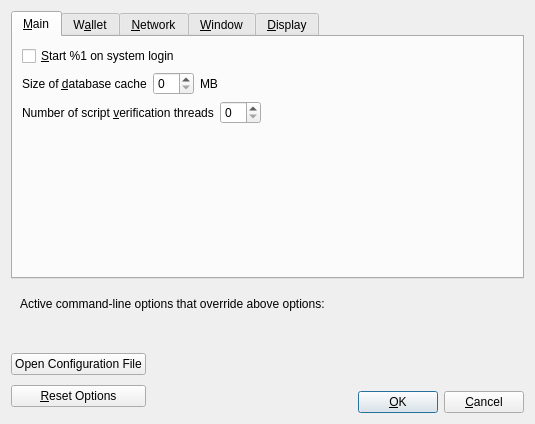
<?xml version="1.0" encoding="UTF-8"?>
<ui version="4.0">
 <class>OptionsDialog</class>
 <widget class="QDialog" name="OptionsDialog">
  <property name="geometry">
   <rect>
    <x>0</x>
    <y>0</y>
    <width>527</width>
    <height>424</height>
   </rect>
  </property>
  <property name="windowTitle">
   <string>Options</string>
  </property>
  <property name="modal">
   <bool>true</bool>
  </property>
  <layout class="QVBoxLayout" name="verticalLayout">
   <item>
    <widget class="QTabWidget" name="tabWidget">
     <property name="currentIndex">
      <number>5</number>
     </property>
     <widget class="QWidget" name="tabMain">
      <attribute name="title">
       <string>&amp;Main</string>
      </attribute>
      <layout class="QVBoxLayout" name="verticalLayout_Main">
       <item>
        <widget class="QCheckBox" name="bitcoinAtStartup">
         <property name="toolTip">
          <string>Automatically start %1 after logging in to the system.</string>
         </property>
         <property name="text">
          <string>&amp;Start %1 on system login</string>
         </property>
        </widget>
       </item>
       <item>
        <layout class="QHBoxLayout" name="horizontalLayout_2_Main">
         <item>
          <widget class="QLabel" name="databaseCacheLabel">
           <property name="text">
            <string>Size of &amp;database cache</string>
           </property>
           <property name="textFormat">
            <enum>Qt::PlainText</enum>
           </property>
           <property name="buddy">
            <cstring>databaseCache</cstring>
           </property>
          </widget>
         </item>
         <item>
          <widget class="QSpinBox" name="databaseCache"/>
         </item>
         <item>
          <widget class="QLabel" name="databaseCacheUnitLabel">
           <property name="text">
            <string>MB</string>
           </property>
           <property name="textFormat">
            <enum>Qt::PlainText</enum>
           </property>
          </widget>
         </item>
         <item>
          <spacer name="horizontalSpacer_2_Main">
           <property name="orientation">
            <enum>Qt::Horizontal</enum>
           </property>
           <property name="sizeHint" stdset="0">
            <size>
             <width>40</width>
             <height>20</height>
            </size>
           </property>
          </spacer>
         </item>
        </layout>
       </item>
       <item>
        <layout class="QHBoxLayout" name="horizontalLayout_3_Main">
         <item>
          <widget class="QLabel" name="threadsScriptVerifLabel">
           <property name="text">
            <string>Number of script &amp;verification threads</string>
           </property>
           <property name="textFormat">
            <enum>Qt::PlainText</enum>
           </property>
           <property name="buddy">
            <cstring>threadsScriptVerif</cstring>
           </property>
          </widget>
         </item>
         <item>
          <widget class="QSpinBox" name="threadsScriptVerif">
           <property name="toolTip">
            <string>(0 = auto, &lt;0 = leave that many cores free)</string>
           </property>
          </widget>
         </item>
         <item>
          <spacer name="horizontalSpacer_3_Main">
           <property name="orientation">
            <enum>Qt::Horizontal</enum>
           </property>
           <property name="sizeHint" stdset="0">
            <size>
             <width>40</width>
             <height>20</height>
            </size>
           </property>
          </spacer>
         </item>
        </layout>
       </item>
       <item>
        <spacer name="verticalSpacer_Main">
         <property name="orientation">
          <enum>Qt::Vertical</enum>
         </property>
         <property name="sizeHint" stdset="0">
          <size>
           <width>20</width>
           <height>40</height>
          </size>
         </property>
        </spacer>
       </item>
      </layout>
     </widget>
     <widget class="QWidget" name="tabWallet">
      <attribute name="title">
       <string>W&amp;allet</string>
      </attribute>
      <layout class="QVBoxLayout" name="verticalLayout_Wallet">
       <item>
        <widget class="QGroupBox" name="groupBox">
         <property name="title">
          <string>Expert</string>
         </property>
         <layout class="QVBoxLayout" name="verticalLayout_2">
          <item>
           <widget class="QCheckBox" name="coinControlFeatures">
            <property name="toolTip">
             <string>Whether to show coin control features or not.</string>
            </property>
            <property name="text">
             <string>Enable coin &amp;control features</string>
            </property>
           </widget>
          </item>
          <item>
           <widget class="QCheckBox" name="spendZeroConfChange">
            <property name="toolTip">
             <string>If you disable the spending of unconfirmed change, the change from a transaction cannot be used until that transaction has at least one confirmation. This also affects how your balance is computed.</string>
            </property>
            <property name="text">
             <string>&amp;Spend unconfirmed change</string>
            </property>
           </widget>
          </item>
         </layout>
        </widget>
       </item>
       <item>
        <spacer name="verticalSpacer_Wallet">
         <property name="orientation">
          <enum>Qt::Vertical</enum>
         </property>
         <property name="sizeHint" stdset="0">
          <size>
           <width>20</width>
           <height>40</height>
          </size>
         </property>
        </spacer>
       </item>
      </layout>
     </widget>
     <widget class="QWidget" name="tabNetwork">
      <attribute name="title">
       <string>&amp;Network</string>
      </attribute>
      <layout class="QVBoxLayout" name="verticalLayout_Network">
       <item>
        <widget class="QCheckBox" name="mapPortUpnp">
         <property name="toolTip">
          <string>Automatically open the ObiDoge client port on the router. This only works when your router supports UPnP and it is enabled.</string>
         </property>
         <property name="text">
          <string>Map port using &amp;UPnP</string>
         </property>
        </widget>
       </item>
       <item>
        <widget class="QCheckBox" name="allowIncoming">
         <property name="toolTip">
          <string>Accept connections from outside.</string>
         </property>
         <property name="text">
          <string>Allow incomin&amp;g connections</string>
         </property>
        </widget>
       </item>
       <item>
        <widget class="QCheckBox" name="connectSocks">
         <property name="toolTip">
          <string>Connect to the ObiDoge network through a SOCKS5 proxy.</string>
         </property>
         <property name="text">
          <string>&amp;Connect through SOCKS5 proxy (default proxy):</string>
         </property>
        </widget>
       </item>
       <item>
        <layout class="QHBoxLayout" name="horizontalLayout_1_Network">
         <item>
          <widget class="QLabel" name="proxyIpLabel">
           <property name="text">
            <string>Proxy &amp;IP:</string>
           </property>
           <property name="textFormat">
            <enum>Qt::PlainText</enum>
           </property>
           <property name="buddy">
            <cstring>proxyIp</cstring>
           </property>
          </widget>
         </item>
         <item>
          <widget class="QValidatedLineEdit" name="proxyIp">
           <property name="minimumSize">
            <size>
             <width>140</width>
             <height>0</height>
            </size>
           </property>
           <property name="maximumSize">
            <size>
             <width>140</width>
             <height>16777215</height>
            </size>
           </property>
           <property name="toolTip">
            <string>IP address of the proxy (e.g. IPv4: 127.0.0.1 / IPv6: ::1)</string>
           </property>
          </widget>
         </item>
         <item>
          <widget class="QLabel" name="proxyPortLabel">
           <property name="text">
            <string>&amp;Port:</string>
           </property>
           <property name="textFormat">
            <enum>Qt::PlainText</enum>
           </property>
           <property name="buddy">
            <cstring>proxyPort</cstring>
           </property>
          </widget>
         </item>
         <item>
          <widget class="QLineEdit" name="proxyPort">
           <property name="minimumSize">
            <size>
             <width>55</width>
             <height>0</height>
            </size>
           </property>
           <property name="maximumSize">
            <size>
             <width>55</width>
             <height>16777215</height>
            </size>
           </property>
           <property name="toolTip">
            <string>Port of the proxy (e.g. 9050)</string>
           </property>
          </widget>
         </item>
         <item>
          <spacer name="horizontalSpacer_1_Network">
           <property name="orientation">
            <enum>Qt::Horizontal</enum>
           </property>
           <property name="sizeHint" stdset="0">
            <size>
             <width>40</width>
             <height>20</height>
            </size>
           </property>
          </spacer>
         </item>
        </layout>
       </item>
       <item>
        <layout class="QHBoxLayout" name="horizontalLayout_2_Network">
         <item>
          <widget class="QLabel" name="proxyActiveNets">
           <property name="text">
            <string>Used for reaching peers via:</string>
           </property>
           <property name="textFormat">
            <enum>Qt::PlainText</enum>
           </property>
          </widget>
         </item>
         <item>
          <widget class="QCheckBox" name="proxyReachIPv4">
           <property name="enabled">
            <bool>false</bool>
           </property>
           <property name="toolTip">
            <string>Shows if the supplied default SOCKS5 proxy is used to reach peers via this network type.</string>
           </property>
           <property name="text">
            <string/>
           </property>
          </widget>
         </item>
         <item>
          <widget class="QLabel" name="proxyReachIPv4Label">
           <property name="text">
            <string>IPv4</string>
           </property>
           <property name="textFormat">
            <enum>Qt::PlainText</enum>
           </property>
          </widget>
         </item>
         <item>
          <widget class="QCheckBox" name="proxyReachIPv6">
           <property name="enabled">
            <bool>false</bool>
           </property>
           <property name="toolTip">
            <string>Shows if the supplied default SOCKS5 proxy is used to reach peers via this network type.</string>
           </property>
           <property name="text">
            <string/>
           </property>
          </widget>
         </item>
         <item>
          <widget class="QLabel" name="proxyReachIPv6Label">
           <property name="text">
            <string>IPv6</string>
           </property>
           <property name="textFormat">
            <enum>Qt::PlainText</enum>
           </property>
          </widget>
         </item>
         <item>
          <widget class="QCheckBox" name="proxyReachTor">
           <property name="enabled">
            <bool>false</bool>
           </property>
           <property name="toolTip">
            <string>Shows if the supplied default SOCKS5 proxy is used to reach peers via this network type.</string>
           </property>
           <property name="text">
            <string/>
           </property>
          </widget>
         </item>
         <item>
          <widget class="QLabel" name="proxyReachTorLabel">
           <property name="text">
            <string>Tor</string>
           </property>
           <property name="textFormat">
            <enum>Qt::PlainText</enum>
           </property>
          </widget>
         </item>
         <item>
          <spacer name="horizontalSpacer_2_Network">
           <property name="orientation">
            <enum>Qt::Horizontal</enum>
           </property>
           <property name="sizeHint" stdset="0">
            <size>
             <width>40</width>
             <height>20</height>
            </size>
           </property>
          </spacer>
         </item>
        </layout>
       </item>
       <item>
        <widget class="QCheckBox" name="connectSocksTor">
         <property name="toolTip">
          <string>Connect to the ObiDoge network through a separate SOCKS5 proxy for Tor hidden services.</string>
         </property>
         <property name="text">
          <string>Use separate SOCKS&amp;5 proxy to reach peers via Tor hidden services:</string>
         </property>
        </widget>
       </item>
       <item>
        <layout class="QHBoxLayout" name="horizontalLayout_3_Network">
         <item>
          <widget class="QLabel" name="proxyIpTorLabel">
           <property name="text">
            <string>Proxy &amp;IP:</string>
           </property>
           <property name="textFormat">
            <enum>Qt::PlainText</enum>
           </property>
           <property name="buddy">
            <cstring>proxyIpTor</cstring>
           </property>
          </widget>
         </item>
         <item>
          <widget class="QValidatedLineEdit" name="proxyIpTor">
           <property name="minimumSize">
            <size>
             <width>140</width>
             <height>0</height>
            </size>
           </property>
           <property name="maximumSize">
            <size>
             <width>140</width>
             <height>16777215</height>
            </size>
           </property>
           <property name="toolTip">
            <string>IP address of the proxy (e.g. IPv4: 127.0.0.1 / IPv6: ::1)</string>
           </property>
          </widget>
         </item>
         <item>
          <widget class="QLabel" name="proxyPortTorLabel">
           <property name="text">
            <string>&amp;Port:</string>
           </property>
           <property name="textFormat">
            <enum>Qt::PlainText</enum>
           </property>
           <property name="buddy">
            <cstring>proxyPortTor</cstring>
           </property>
          </widget>
         </item>
         <item>
          <widget class="QLineEdit" name="proxyPortTor">
           <property name="minimumSize">
            <size>
             <width>55</width>
             <height>0</height>
            </size>
           </property>
           <property name="maximumSize">
            <size>
             <width>55</width>
             <height>16777215</height>
            </size>
           </property>
           <property name="toolTip">
            <string>Port of the proxy (e.g. 9050)</string>
           </property>
          </widget>
         </item>
         <item>
          <spacer name="horizontalSpacer_4_Network">
           <property name="orientation">
            <enum>Qt::Horizontal</enum>
           </property>
           <property name="sizeHint" stdset="0">
            <size>
             <width>40</width>
             <height>20</height>
            </size>
           </property>
          </spacer>
         </item>
        </layout>
       </item>
       <item>
        <spacer name="verticalSpacer_Network">
         <property name="orientation">
          <enum>Qt::Vertical</enum>
         </property>
         <property name="sizeHint" stdset="0">
          <size>
           <width>20</width>
           <height>40</height>
          </size>
         </property>
        </spacer>
       </item>
      </layout>
     </widget>
     <widget class="QWidget" name="tabWindow">
      <attribute name="title">
       <string>&amp;Window</string>
      </attribute>
      <layout class="QVBoxLayout" name="verticalLayout_Window">
       <item>
        <widget class="QCheckBox" name="hideTrayIcon">
         <property name="toolTip">
          <string>Hide the icon from the system tray.</string>
         </property>
         <property name="text">
          <string>&amp;Hide tray icon</string>
         </property>
        </widget>
       </item>
       <item>
        <widget class="QCheckBox" name="minimizeToTray">
         <property name="toolTip">
          <string>Show only a tray icon after minimizing the window.</string>
         </property>
         <property name="text">
          <string>&amp;Minimize to the tray instead of the taskbar</string>
         </property>
        </widget>
       </item>
       <item>
        <widget class="QCheckBox" name="minimizeOnClose">
         <property name="toolTip">
          <string>Minimize instead of exit the application when the window is closed. When this option is enabled, the application will be closed only after selecting Exit in the menu.</string>
         </property>
         <property name="text">
          <string>M&amp;inimize on close</string>
         </property>
        </widget>
       </item>
       <item>
        <spacer name="verticalSpacer_Window">
         <property name="orientation">
          <enum>Qt::Vertical</enum>
         </property>
         <property name="sizeHint" stdset="0">
          <size>
           <width>20</width>
           <height>40</height>
          </size>
         </property>
        </spacer>
       </item>
      </layout>
     </widget>
     <widget class="QWidget" name="tabDisplay">
      <attribute name="title">
       <string>&amp;Display</string>
      </attribute>
      <layout class="QVBoxLayout" name="verticalLayout_Display">
       <item>
        <layout class="QHBoxLayout" name="horizontalLayout_1_Display">
         <item>
          <widget class="QLabel" name="langLabel">
           <property name="text">
            <string>User Interface &amp;language:</string>
           </property>
           <property name="textFormat">
            <enum>Qt::PlainText</enum>
           </property>
           <property name="buddy">
            <cstring>lang</cstring>
           </property>
          </widget>
         </item>
         <item>
          <widget class="QValueComboBox" name="lang">
           <property name="toolTip">
            <string>The user interface language can be set here. This setting will take effect after restarting %1.</string>
           </property>
          </widget>
         </item>
        </layout>
       </item>
       <item>
        <layout class="QHBoxLayout" name="horizontalLayout_2_Display">
         <item>
          <widget class="QLabel" name="unitLabel">
           <property name="text">
            <string>&amp;Unit to show amounts in:</string>
           </property>
           <property name="textFormat">
            <enum>Qt::PlainText</enum>
           </property>
           <property name="buddy">
            <cstring>unit</cstring>
           </property>
          </widget>
         </item>
         <item>
          <widget class="QValueComboBox" name="unit">
           <property name="toolTip">
            <string>Choose the default subdivision unit to show in the interface and when sending coins.</string>
           </property>
          </widget>
         </item>
        </layout>
       </item>
       <item>
        <layout class="QHBoxLayout" name="horizontalLayout_3_Display">
         <item>
          <widget class="QLabel" name="thirdPartyTxUrlsLabel">
           <property name="toolTip">
            <string>Third party URLs (e.g. a block explorer) that appear in the transactions tab as context menu items. %s in the URL is replaced by transaction hash. Multiple URLs are separated by vertical bar |.</string>
           </property>
           <property name="text">
            <string>&amp;Third party transaction URLs</string>
           </property>
           <property name="buddy">
            <cstring>thirdPartyTxUrls</cstring>
           </property>
          </widget>
         </item>
         <item>
          <widget class="QLineEdit" name="thirdPartyTxUrls">
           <property name="toolTip">
            <string>Third party URLs (e.g. a block explorer) that appear in the transactions tab as context menu items. %s in the URL is replaced by transaction hash. Multiple URLs are separated by vertical bar |.</string>
           </property>
          </widget>
         </item>
        </layout>
       </item>
       <item>
        <spacer name="verticalSpacer_Display">
         <property name="orientation">
          <enum>Qt::Vertical</enum>
         </property>
         <property name="sizeHint" stdset="0">
          <size>
           <width>20</width>
           <height>40</height>
          </size>
         </property>
        </spacer>
       </item>
      </layout>
     </widget>
     
    </widget>
   </item>
   <item>
    <widget class="QFrame" name="frame">
     <layout class="QVBoxLayout" name="verticalLayout_Bottom">
      <item>
       <layout class="QHBoxLayout" name="horizontalLayout_Bottom">
        <item>
         <widget class="QLabel" name="overriddenByCommandLineInfoLabel">
          <property name="text">
           <string>Active command-line options that override above options:</string>
          </property>
          <property name="textFormat">
           <enum>Qt::PlainText</enum>
          </property>
         </widget>
        </item>
        <item>
         <spacer name="horizontalSpacer_Bottom">
          <property name="orientation">
           <enum>Qt::Horizontal</enum>
          </property>
          <property name="sizeHint" stdset="0">
           <size>
            <width>40</width>
            <height>20</height>
           </size>
          </property>
         </spacer>
        </item>
       </layout>
      </item>
      <item>
       <widget class="QLabel" name="overriddenByCommandLineLabel">
        <property name="text">
         <string/>
        </property>
        <property name="textFormat">
         <enum>Qt::PlainText</enum>
        </property>
        <property name="wordWrap">
         <bool>true</bool>
        </property>
       </widget>
      </item>
     </layout>
    </widget>
   </item>
   <item>
    <layout class="QHBoxLayout" name="horizontalLayout_Buttons">
     <item>
      <layout class="QVBoxLayout" name="verticalLayout_Buttons">
       <item>
        <widget class="QPushButton" name="openBitcoinConfButton">
         <property name="toolTip">
          <string>Open the %1 configuration file from the working directory.</string>
         </property>
         <property name="text">
          <string>Open Configuration File</string>
         </property>
         <property name="autoDefault">
          <bool>false</bool>
         </property>
        </widget>
       </item>
       <item>
        <widget class="QPushButton" name="resetButton">
         <property name="toolTip">
          <string>Reset all client options to default.</string>
         </property>
         <property name="text">
          <string>&amp;Reset Options</string>
         </property>
         <property name="autoDefault">
          <bool>false</bool>
         </property>
        </widget>
       </item>
      </layout>
     </item>
     <item>
      <spacer name="horizontalSpacer_1">
       <property name="orientation">
        <enum>Qt::Horizontal</enum>
       </property>
       <property name="sizeHint" stdset="0">
        <size>
         <width>40</width>
         <height>48</height>
        </size>
       </property>
      </spacer>
     </item>
     <item>
      <widget class="QLabel" name="statusLabel">
       <property name="minimumSize">
        <size>
         <width>200</width>
         <height>0</height>
        </size>
       </property>
       <property name="font">
        <font>
         <weight>75</weight>
         <bold>true</bold>
        </font>
       </property>
       <property name="text">
        <string/>
       </property>
       <property name="textFormat">
        <enum>Qt::PlainText</enum>
       </property>
       <property name="wordWrap">
        <bool>true</bool>
       </property>
      </widget>
     </item>
     <item>
      <spacer name="horizontalSpacer_2">
       <property name="orientation">
        <enum>Qt::Horizontal</enum>
       </property>
       <property name="sizeHint" stdset="0">
        <size>
         <width>40</width>
         <height>48</height>
        </size>
       </property>
      </spacer>
     </item>
     <item>
      <layout class="QVBoxLayout" name="verticalLayout_4">
       <item>
        <spacer name="verticalSpacer">
         <property name="orientation">
          <enum>Qt::Vertical</enum>
         </property>
         <property name="sizeHint" stdset="0">
          <size>
           <width>20</width>
           <height>40</height>
          </size>
         </property>
        </spacer>
       </item>
       <item>
        <layout class="QHBoxLayout" name="horizontalLayout">
         <item>
          <widget class="QPushButton" name="okButton">
           <property name="text">
            <string>&amp;OK</string>
           </property>
           <property name="autoDefault">
            <bool>false</bool>
           </property>
           <property name="default">
            <bool>true</bool>
           </property>
          </widget>
         </item>
         <item>
          <widget class="QPushButton" name="cancelButton">
           <property name="text">
            <string>&amp;Cancel</string>
           </property>
           <property name="autoDefault">
            <bool>false</bool>
           </property>
          </widget>
         </item>
        </layout>
       </item>
      </layout>
     </item>
    </layout>
   </item>
  </layout>
 </widget>
 <customwidgets>
  <customwidget>
   <class>QValidatedLineEdit</class>
   <extends>QLineEdit</extends>
   <header>qt/qvalidatedlineedit.h</header>
  </customwidget>
  <customwidget>
   <class>QValueComboBox</class>
   <extends>QComboBox</extends>
   <header>qt/qvaluecombobox.h</header>
  </customwidget>
 </customwidgets>
 <resources/>
 <connections/>
</ui>
